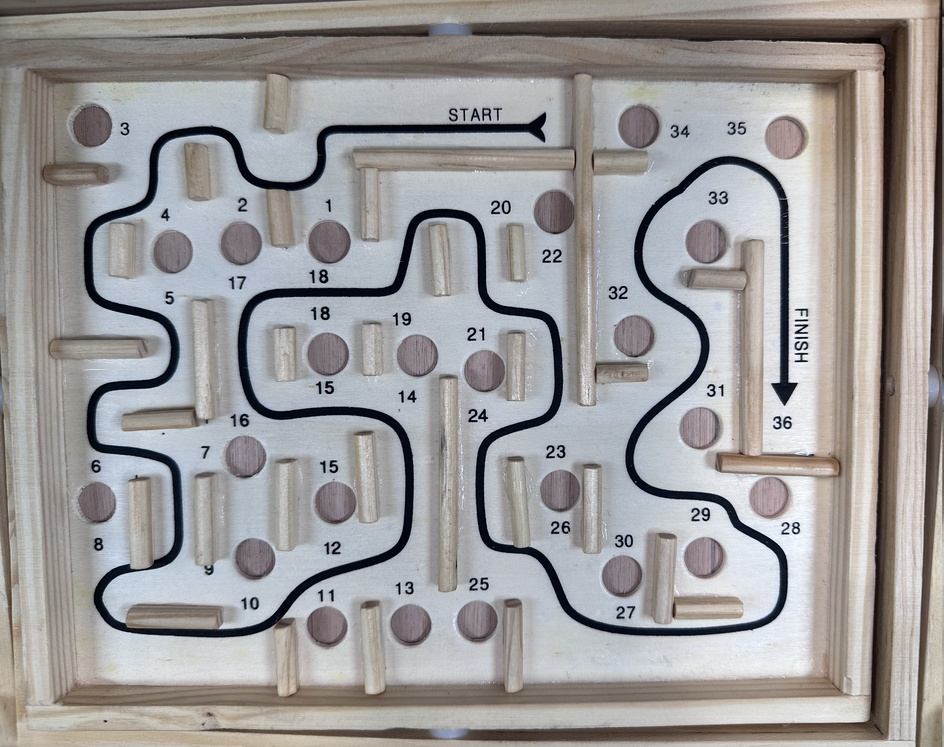
#> input picture pi/maze_path.jpeg, 944 x 747 px, shrunk from 3735 x 2957 before the run
$ python extract_path.py
#> lines starting #> are read from the running program, lines starting #| are printed output that depends on the picture; after the words box and inside, x2 and y2 are one past the last pixel; in counts of white or black regions, pixels touching at a corner belong together
import cv2
import numpy as np
import json

def extract_maze_path(image_path, output_json="path_data.json"):
    # Load maze image
#> called with image_path = 'maze_path.jpeg', output_json = 'path_data.json'
    img = cv2.imread(image_path)
#> img is the input picture: shape (747, 944, 3); mean B, G, R 154.2, 154.2, 156.2
    if img is None:
        print(f"Error: Could not read image at {image_path}")
        return

    gray = cv2.cvtColor(img, cv2.COLOR_BGR2GRAY)

    # Threshold to isolate black path
    _, thresh = cv2.threshold(gray, 50, 255, cv2.THRESH_BINARY_INV)
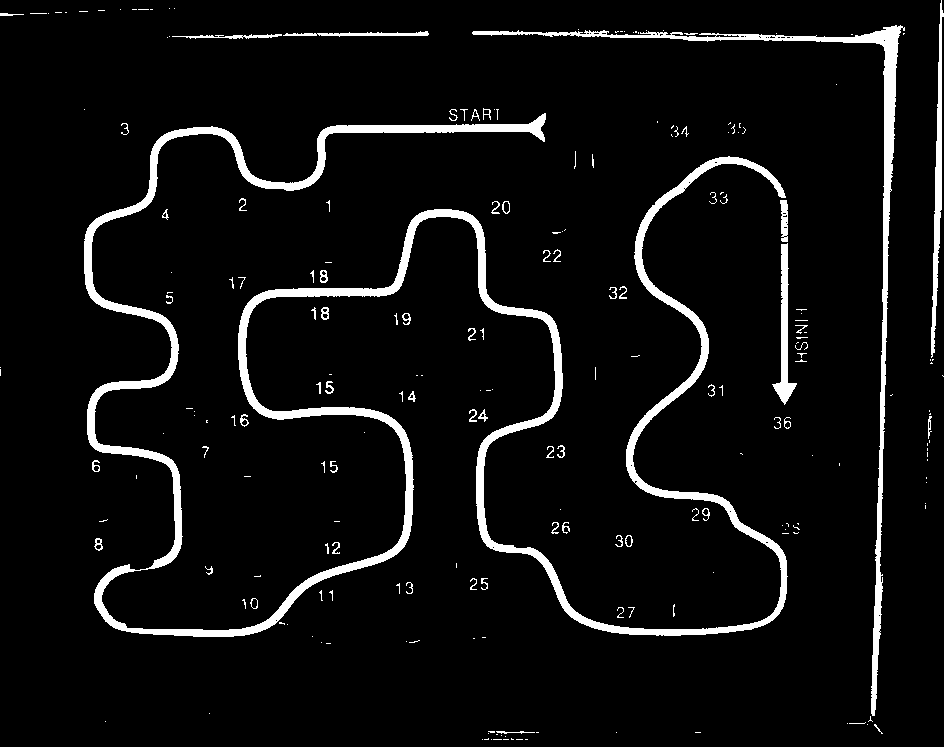
#> thresh: shape (747, 944); 5.9% white; 219 white regions (149 under 20 px), largest, box (x1, y1, x2, y2) and area: (84, 113, 788, 637) 28196, (472, 25, 905, 716) 6594, (931, 0, 944, 358) 1675

    # Remove numbers/text using morphological opening
    kernel = np.ones((5,5), np.uint8)
    cleaned = cv2.morphologyEx(thresh, cv2.MORPH_OPEN, kernel)
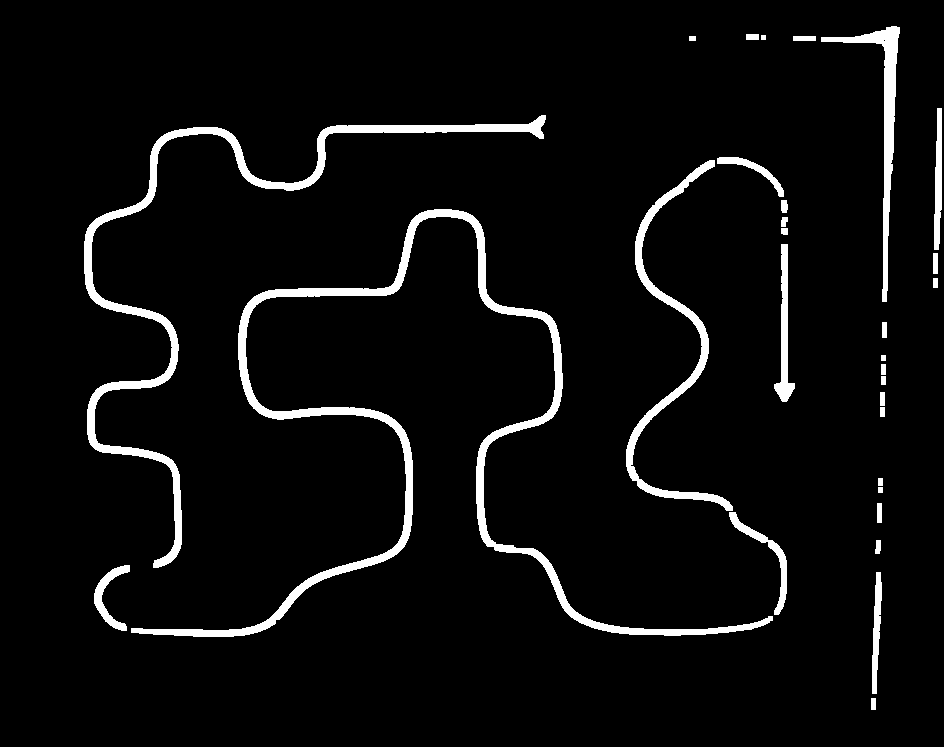
#> cleaned: shape (747, 944); 4.9% white; 30 white regions

    # Find largest contour (the path)
    contours, _ = cv2.findContours(cleaned, cv2.RETR_EXTERNAL, cv2.CHAIN_APPROX_NONE)
#> contours = 30 contours, 1 with area under 20; largest, box (x1, y1, x2, y2) and area: (131, 209, 773, 637) 11420, (84, 115, 546, 568) 7693, (626, 160, 733, 511) 3480, (821, 26, 900, 302) 2546, (774, 244, 795, 402) 1065
    if not contours:
        print("Error: No contours found")
        return

    largest_contour = max(contours, key=cv2.contourArea)
#> largest_contour = contour of 3233 points, box (x1, y1, x2, y2) (131, 209, 773, 637), area 11420
    points = largest_contour.squeeze()
#> points = 3233 pairs, first value 131 to 772, second value 209 to 636

    # Create dense path points
    dense_path = []
    for i in range(len(points)-1):
        p1 = points[i]
        p2 = points[i+1]
        num_points = int(np.linalg.norm(p2 - p1))
        if num_points > 0:
            new_points = np.linspace(p1, p2, num_points).astype(int)
            dense_path.extend(new_points.tolist())  # Convert numpy array to list
#> this loop made 3232 passes
#> (p2, new_points) on passes 1 to 12: ([433, 210], [[434, 209]]), ([432, 210], [[433, 210]]), ([431, 210], [[432, 210]]), ([430, 210], [[431, 210]]), ([429, 210], [[430, 210]]), ([428, 210], [[429, 210]]), ([427, 210], [[428, 210]]), ([426, 211], [[427, 210]]), ([425, 211], [[426, 211]]), ([424, 211], [[425, 211]]), ([423, 212], [[424, 211]]), ([422, 212], [[423, 212]])
#> new_points on passes 61 to 66: [[401, 257]], [[401, 258]], [[401, 259]], [[401, 260]], [[401, 261]], [[400, 262]]
#> after the loop, dense_path = 3232 pairs, first value 131 to 772, second value 209 to 636

    # Convert to NumPy array and save
    dense_array = np.array(dense_path)
#> dense_array has the same summary as dense_path
    with open(output_json, 'w') as f:
        json.dump(dense_array.tolist(), f)  # Now safe to use .tolist()

    print(f"Path extracted with {len(dense_array)} points. Saved to {output_json}")
#| Path extracted with 3232 points. Saved to path_data.json

if __name__ == "__main__":
    extract_maze_path("maze_path.jpeg")  # Replace with your image path
